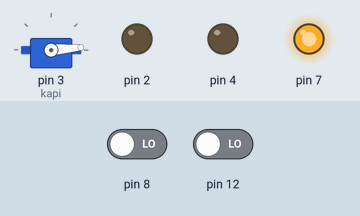
The sketch below on a simulated Arduino Uno, built with avr-gcc and run on an emulated ATmega328P. Parts: servo, output pins drawn as LEDs (lit = HIGH). The test bench sets the inputs (shaded band); at power-on: pin 8 LOW, pin 12 LOW.

Above: at 1.2 s.
1.3 s: pin 8 driven HIGH
At 3.2 s:
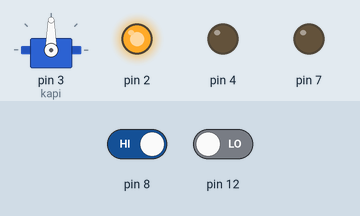
3.6 s: pin 12 driven HIGH
At 3.75 s:
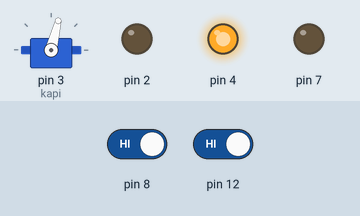
6.6 s: pin 12 driven LOW
At 6.77 s:
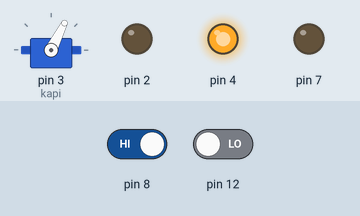
Timing chart, 0 to 9.6 s (numbered marks = the images above; inputs shaded):
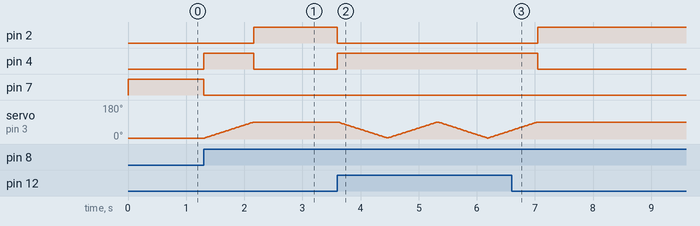

Measured:
- after the input at 1.3 s, pin 2: LOW → HIGH after 0.87 s; pin 4: LOW → HIGH at once, → LOW 0.87 s later; pin 7: HIGH → LOW at once; servo on pin 3 (kapi): moves from 5° to 90° over 0.85 s, starting at once
- after the input at 3.6 s, pin 2: HIGH → LOW at once; pin 4: LOW → HIGH at once
- after the input at 6.6 s, pin 2: LOW → HIGH after 0.45 s; pin 4: HIGH → LOW after 0.45 s; servo on pin 3 (kapi): goes on until 7.0 s, then stays 90°

The sketch:

G_venlik_Kap_s__Devresi_Kodu.ino
```cpp
#include<Servo.h>
Servo kapi;
bool kapiAcik=false;
void kapiyiAc(void)
{
  digitalWrite(2,LOW);
  digitalWrite(4,HIGH);
  digitalWrite(7,LOW);
  for(int d = 5;d<=90;d++)
  {
    kapi.write(d);
    delay(10);
  }
  digitalWrite(2,HIGH);
  digitalWrite(4,LOW);
  digitalWrite(7,LOW);

}

void kapiyiKapat(void)
{
  digitalWrite(2,LOW);
  digitalWrite(4,HIGH);
  digitalWrite(7,LOW);
  for(int d = 90; d>5;d--)
  {
  kapi.write(d);
  delay(10);
  }
  digitalWrite(2,LOW);
  digitalWrite(4,LOW);
  digitalWrite(7,HIGH);
}


void setup(void)
{
  pinMode(2,OUTPUT);
  pinMode(4,OUTPUT);
  pinMode(7,OUTPUT);
  pinMode(8,INPUT);
  pinMode(12,INPUT);
  kapi.attach(3);
  kapi.write(5);
  digitalWrite(7,HIGH);
}

void loop(void)
{
  if((digitalRead(8)==1)and(kapiAcik==false))
  {kapiyiAc();kapiAcik=true;}
  if((digitalRead(12)==1)and(kapiAcik==true))
  {kapiyiKapat();kapiAcik=false;}
}
  
```
